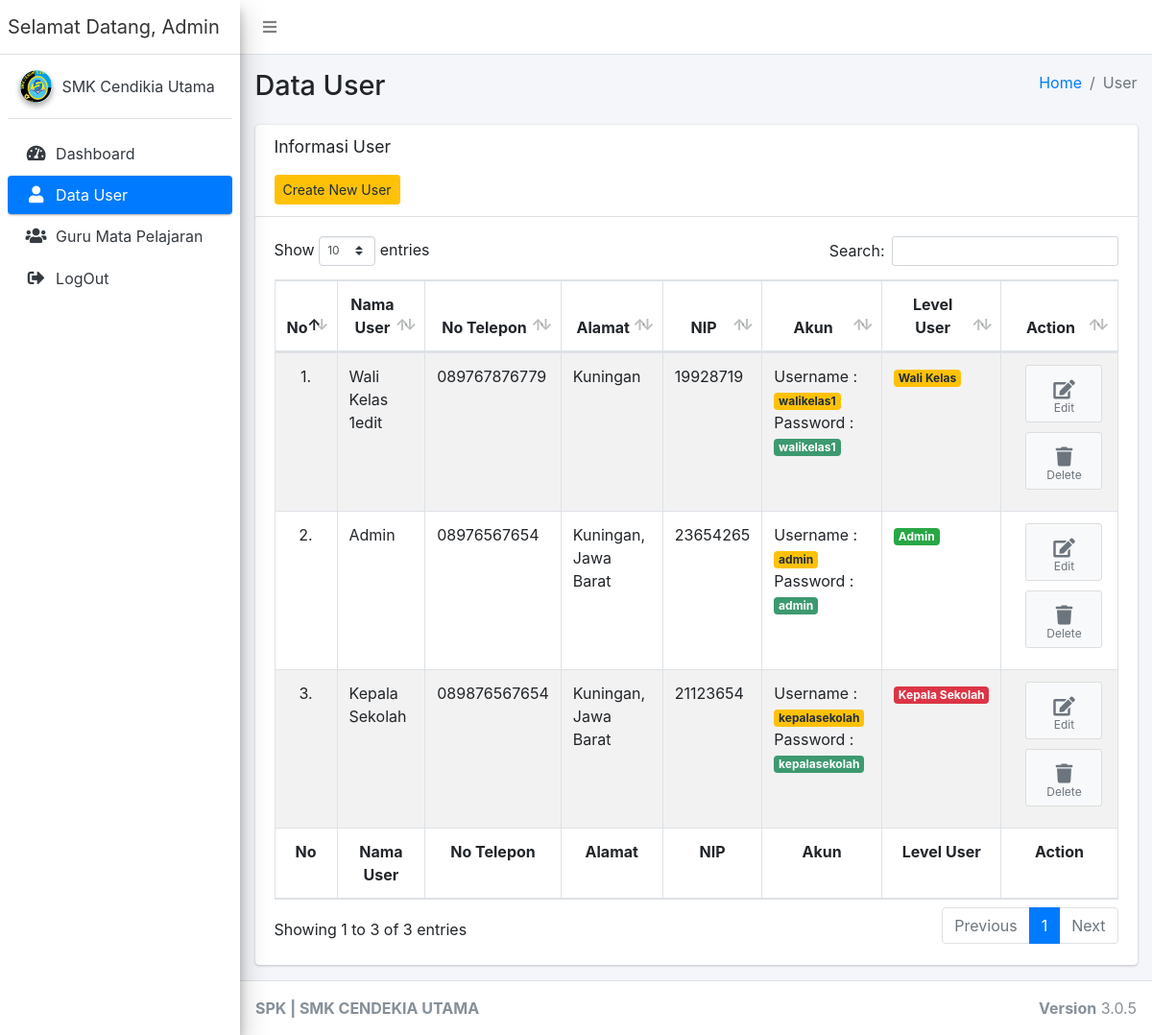
The page /Admin/cUser (signed in) on the database its author committed.
### tables this page shows
CREATE TABLE `user` (
  `id_user` int(11) NOT NULL,
  `nama_user` varchar(125) NOT NULL,
  `alamat_user` text NOT NULL,
  `no_hp` varchar(15) NOT NULL,
  `nip` varchar(20) NOT NULL,
  `username` varchar(125) NOT NULL,
  `password` varchar(125) NOT NULL,
  `level_user` int(11) NOT NULL
);

### application/controllers/Admin/cUser.php (called while the page is built, shortened)
<?php
class cUser extends CI_Controller
{
	public function __construct()
	{
		$this->load->model('mUser');
	}
	public function index()
	{
		$data = array(
			'user' => $this->mUser->select()
		);
		$this->load->view('Admin/Layouts/head');
		$this->load->view('Admin/Layouts/navbar');
		$this->load->view('Admin/Layouts/aside');
		$this->load->view('Admin/vUser', $data);
		$this->load->view('Admin/Layouts/footer');
	}
}

### index.php (called while the page is built, shortened)
<?php
require_once BASEPATH.'core/CodeIgniter.php';

### application/models/mUser.php (called while the page is built, shortened)
<?php
class mUser extends CI_Model
{
	public function select()
	{
		$this->db->select('*');
		$this->db->from('user');
		return $this->db->get()->result();
	}
}

### application/views/Admin/vUser.php (the view, shortened to what this page needs)
<div class="content-wrapper">
	<section class="content-header">
		<div class="container-fluid">
			<div class="row mb-2">
				<div class="col-sm-6">
					<h1>Data User</h1>
				</div>
				<div class="col-sm-6">
					<ol class="breadcrumb float-sm-right">
						<li class="breadcrumb-item"><a href="#">Home</a></li>
						<li class="breadcrumb-item active">User</li>
					</ol>
				</div>
			</div>
		</div>
	</section>
	<section class="content">
		<div class="container-fluid">
			<div class="row">
				<div class="col-12">
					<div class="card">
						<div class="card-header">
							<h3 class="card-title">Informasi User</h3><br>
							<a href="<?= base_url('Admin/cUser/create') ?>" class="btn btn-warning btn-sm mt-3">Create New User</a>
						</div>
						<div class="card-body">
							<table id="example1" class="table table-bordered table-striped">
								<thead>
									<tr>
										<th class="text-center">No</th>
										<th class="text-center">Nama User</th>
										<th class="text-center">No Telepon</th>
										<th class="text-center">Alamat</th>
										<th class="text-center">NIP</th>
										<th class="text-center">Akun</th>
										<th class="text-center">Level User</th>
										<th class="text-center">Action</th>
									</tr>
								</thead>
								<tbody>
									<?php
									$no = 1;
									foreach ($user as $key => $value) {
									?>
										<tr>
											<td class="text-center"><?= $no++ ?>.</td>
											<td><?= $value->nama_user ?></td>
											<td><?= $value->no_hp ?></td>
											<td><?= $value->alamat_user ?></td>
											<td><?= $value->nip ?></td>
											<td>Username : <span class="badge badge-warning"><?= $value->username ?></span><br>
												Password : <span class="badge bg-olive"><?= $value->password ?></span></td>
											<td><?php if ($value->level_user == '1') {
												?>
													<span class="badge badge-success">Admin</span>
												<?php
												} else if ($value->level_user == '2') {
												?>
													<span class="badge badge-warning">Wali Kelas</span>
												<?php
												} else {
												?>
													<span class="badge badge-danger">Kepala Sekolah</span>
												<?php
												} ?>
											</td>
											<td class="text-center">
												<a href="<?= base_url('Admin/cUser/edit_user/' . $value->id_user) ?>" class="btn btn-app btn-sm">
													<i class="fas fa-edit"></i> Edit
												</a>
												<a href="<?= base_url('Admin/cUser/delete_user/' . $value->id_user) ?>" class="btn btn-app btn-sm">
													<i class="fas fa-trash"></i> Delete
												</a>
											</td>
										</tr>
									<?php
									}
									?>
								</tbody>
								<tfoot>
									<tr>
										<th class="text-center">No</th>
										<th class="text-center">Nama User</th>
										<th class="text-center">No Telepon</th>
										<th class="text-center">Alamat</th>
										<th class="text-center">NIP</th>
										<th class="text-center">Akun</th>
										<th class="text-center">Level User</th>
										<th class="text-center">Action</th>
									</tr>
								</tfoot>
							</table>
						</div>
					</div>
				</div>
			</div>
		</div>
	</section>
</div>

### rows shown on the page
user: nama_user "Wali Kelas 1edit", no_hp "089767876779", alamat_user "Kuningan", nip "19928719", username "walikelas1", password "walikelas1", level_user "Wali Kelas"
user: nama_user "Admin", no_hp "08976567654", alamat_user "Kuningan, Jawa Barat", nip "23654265", username "admin", password "admin", level_user "Admin"
user: nama_user "Kepala Sekolah", no_hp "089876567654", alamat_user "Kuningan, Jawa Barat", nip "21123654", username "kepalasekolah", password "kepalasekolah", level_user "Kepala Sekolah"
